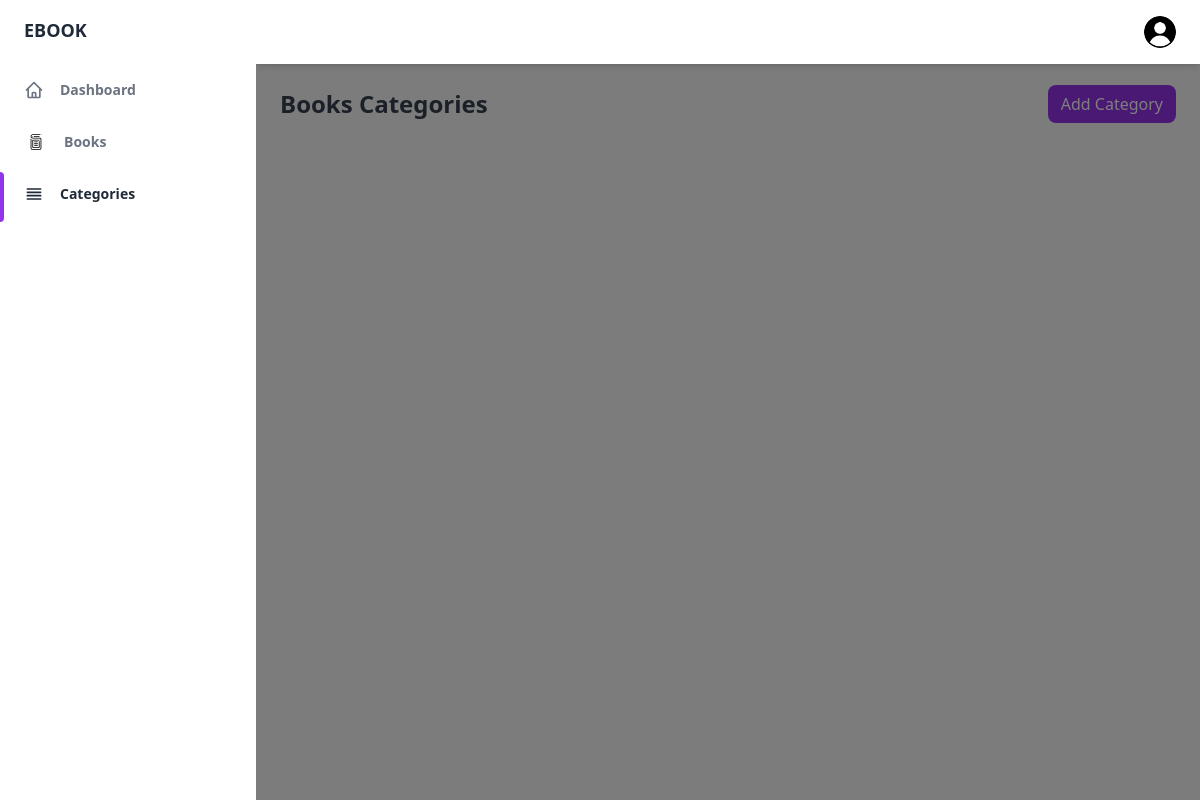
Before: /view/categoriesPage.php with the older database file.
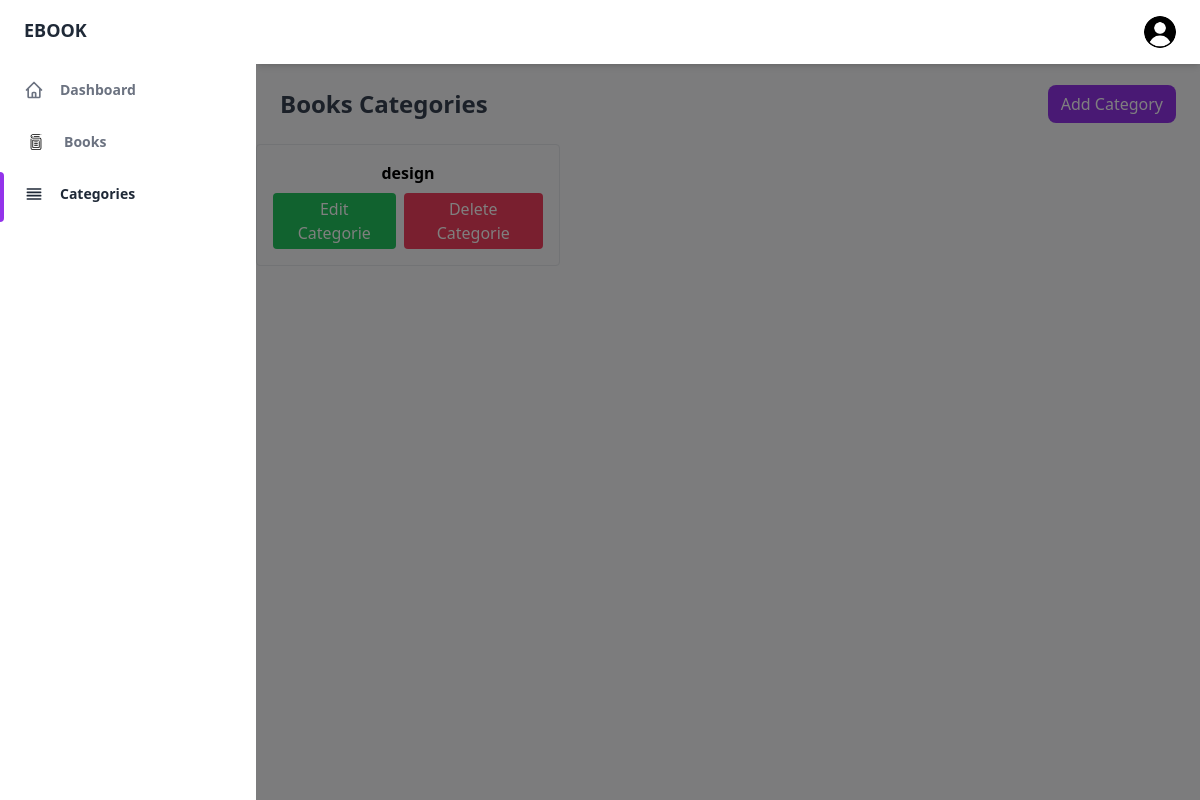
After: the same page with the newer database file.
### tables this page shows
CREATE TABLE categories (
    id INT AUTO_INCREMENT PRIMARY KEY,
    name VARCHAR(255) NOT NULL
);

### controller/categories.php (called while the page is built, shortened)
<?php
    include "categoriesClass.php";
    $connection = new DataBase("localhost","library","root","");
    $connection -> conn();
    $connect = $connection -> setConn();
    $catClass = new Categories($connect);
    $showCats = $catClass -> showCategories();
?>

### controller/categoriesClass.php (called while the page is built, shortened)
<?php
    class Categories {
        protected $connection;
        public function __construct($db)   {
            $this -> connection = $db;
        }
        public function showCategories(){
            $show = $this -> connection -> prepare("SELECT * from categories");
            $show -> execute();
            $showAsArr = $show -> fetchAll();
            return $showAsArr;
        }
    }
?>

### view/categoriesPage.php (the view, shortened to what the changed rows need)
<?php
include "../controller/categories.php";
?>
<!DOCTYPE html>
<html :class="{ 'theme-dark': dark }" x-data="data()"  lang="en">
  <head>
    <script src="https://cdn.tailwindcss.com"></script>
    <link href="https://cdn.jsdelivr.net/npm/flowbite@2.5.2/dist/flowbite.min.css" rel="stylesheet" />
  </head>
  <body>
    <div
      class="flex h-screen bg-gray-50 dark:bg-gray-900"
      :class="{ 'overflow-hidden': isSideMenuOpen}"
    >
      <div class="flex flex-col flex-1 w-full">
        <main class="h-full pb-16 overflow-y-auto">
          <div class="container grid px-6 mx-auto">
           <div class="flex justify-between items-center">
           <h2
              class="my-6 text-2xl font-semibold text-gray-700 dark:text-gray-200"
            >
              Books Categories
            </h2>
           </div>
          </div>
          <section class="categories grid grid-cols-1 md:grid-cols-2 lg:grid-cols-3 gap-4">
                <?php
                    for ($i = 0; $i < count($showCats); $i++){ ?>
                        <div class="border rounded p-4 mx-auto">
                                    <h3 class="cat-name font-semibold text-center" ><?= $showCats[$i]["name"] ?></h3>
                                    <div class="mt-2">
                                    <div class="flex gap-2">
                                    <button aria-label="Edit"
                                    data-modal-target="<?= $showCats[$i]["name"] ?>" data-modal-toggle="<?= $showCats[$i]["name"] ?>" class="edit-cat bg-green-500 text-white px-3 py-1 rounded hover:bg-green-600" data-modal-target='edit-cat' data-modal-toggle='edit-cat' type='i'>Edit Categorie</button>
                        <form action="../controller/categories.php" method="POST">
                          <button type="submit" name="deleteCat" class="bg-rose-500 text-white px-3 py-1 rounded hover:bg-rose-600">Delete Categorie</button>
                        </form>
                                    </div>
                                    </div>
                                </div>
                    <?php } ?>
          </section>
        </main>
      </div>
    </div>
  </body>
</html>

Changed rows visible on the page:
added categories: name "design"
